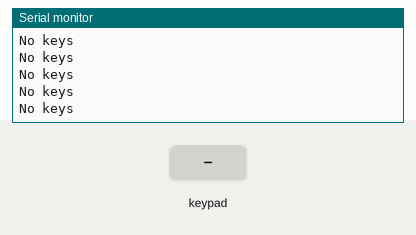
Simulated run of this sketch. Board: Arduino Uno, built with avr-gcc and run on an emulated ATmega328P. Parts: the last lines printed to the serial monitor. Inputs (shaded band) come from the test bench.

Above: at 1.2 s.
1.3 s: key '1' pressed
At 1.31 s:
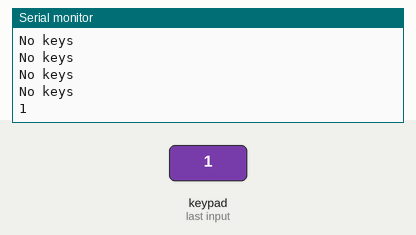
2.8 s: keypad keys 1 1 1 0 8 7 # pressed 0.4 s apart
At 5.23 s:
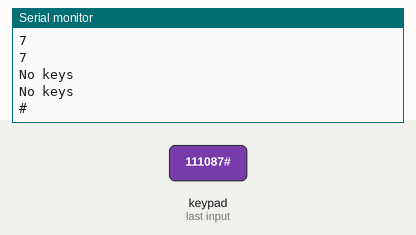
7.1 s: key 'A' pressed
At 7.14 s:
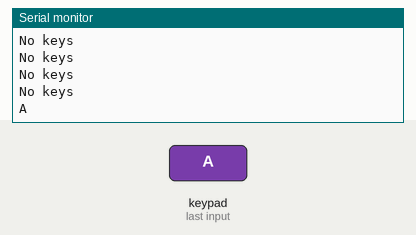
8.6 s: keypad keys 1 1 1 0 8 7 * pressed 0.4 s apart
At 11.06 s:
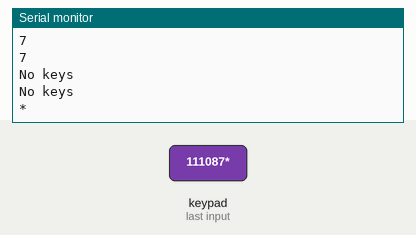
12.9 s: key 'B' pressed
At 12.97 s:
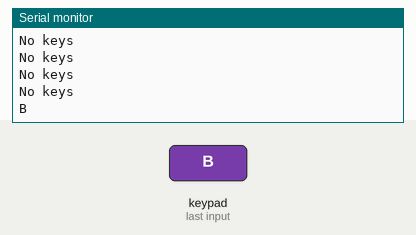
14.4 s: keypad keys 1 1 1 0 8 7 D pressed 0.4 s apart
At 16.88 s:
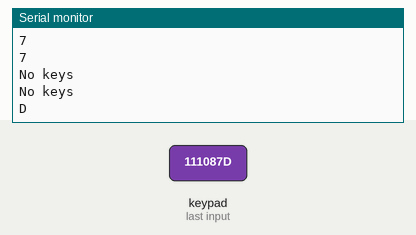
Timing chart, 0 to 18.4 s (numbered marks = the images above; inputs shaded):
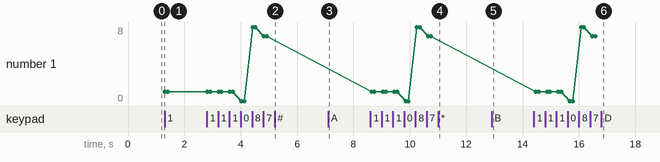

Measured:
- after the input at 1.3 s, the serial monitor: prints a new line at once (image 1)
- after the input at 2.8 s, the serial monitor: prints a new line after 1.2 s (image 2)
- after the input at 7.1 s, the serial monitor: prints a new line at once (image 3)
- after the input at 8.6 s, the serial monitor: prints a new line at once (image 4)
- after the input at 12.9 s, the serial monitor: prints a new line after 0.06 s (image 5)
- after the input at 14.4 s, the serial monitor: prints a new line after 0.07 s (image 6)
- plotted number 1: 1 → 7 after the input at 2.8 s

The sketch:

keypad_test.ino
```cpp
#include <Keypad.h>

#define KEY_PIN_1 2
#define KEY_PIN_2 0
#define KEY_PIN_3 4
#define KEY_PIN_4 16
#define KEY_PIN_5 17
#define KEY_PIN_6 5
#define KEY_PIN_7 18
#define KEY_PIN_8 19

const byte ROWS = 4; //four rows
const byte COLS = 4; //four columns

char keys[ROWS][COLS] = {
  {'1','2','3', 'A'},
  {'4','5','6', 'B'},
  {'7','8','9', 'C'},
  {'*','0','#', 'D'}
};

byte colPins[COLS] = {11, 10, 8, 7};
byte rowPins[ROWS] = {6, 5, 4, 3 };

Keypad keypad = Keypad(makeKeymap(keys), rowPins, colPins, ROWS, COLS);

void setup() {
  Serial.begin(115200);
}


void loop() {
  keypad.getKeys();

  bool keyFound = false;
  for (int i = 0; i < LIST_MAX; i++) {
    if (keypad.key[i].kstate == PRESSED) {
      Serial.println(keypad.key[i].kchar);
      keyFound = true;
    }
  }

  if (!keyFound) {
    Serial.println("No keys");
  }

  delay(100); // Wait for 100 millisecond(s)
}
```
